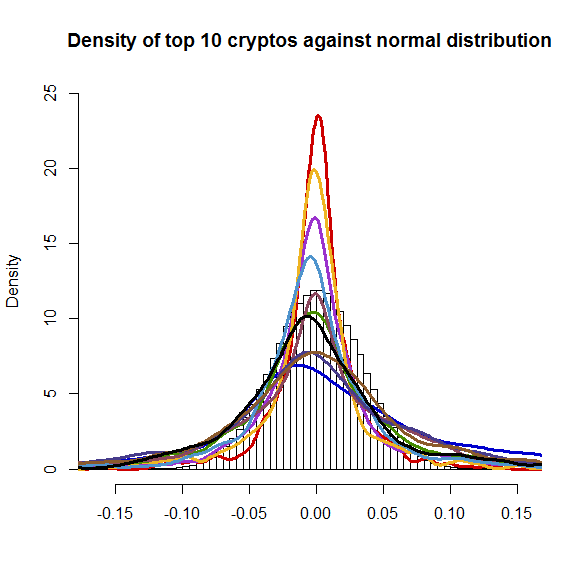

Generate this figure with R:
rm(list=ls(all=TRUE))

# please change your working directory
#setwd("C:/...")

library(xts)
load("data.RData")

hist(rnorm(1000000, mean = mean(crypto_returns_selec_xts[, 1]), 
    sd = sd(crypto_returns_selec_xts[,1])), freq = FALSE, breaks = 100,
    ylim = c(0,25), main = "Density of top 10 cryptos against normal distribution", 
    xlab = "")
for (i in 1:length(max_cryptos)) {
    lines(density(na.omit(crypto_returns_selec_xts[,i])), col = color[i], lwd = 3)
}
